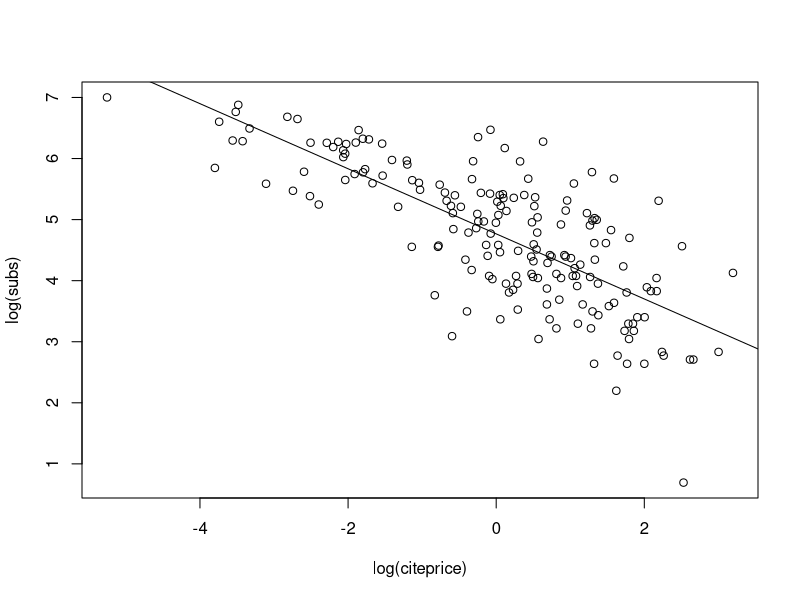
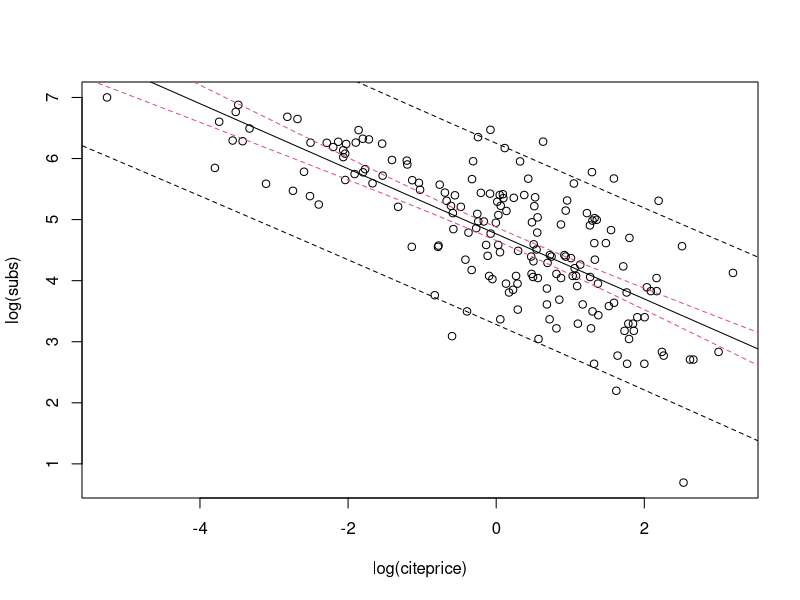
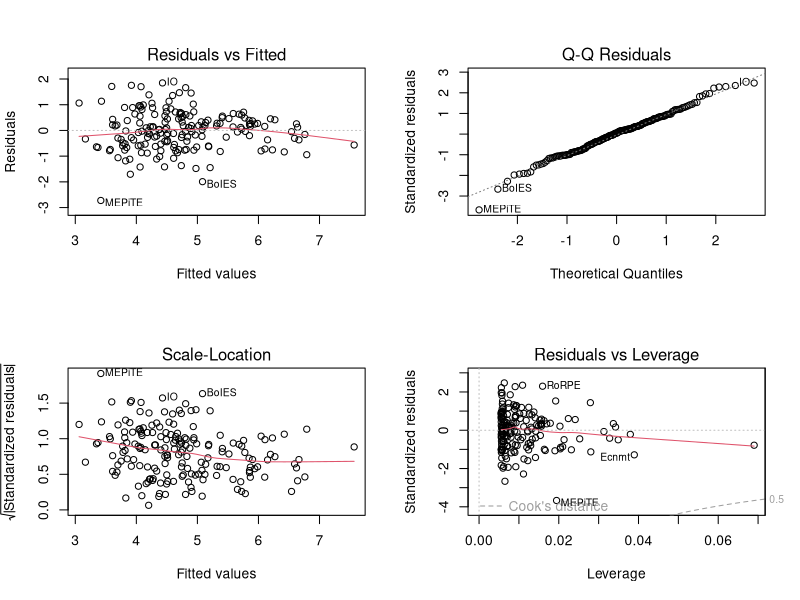
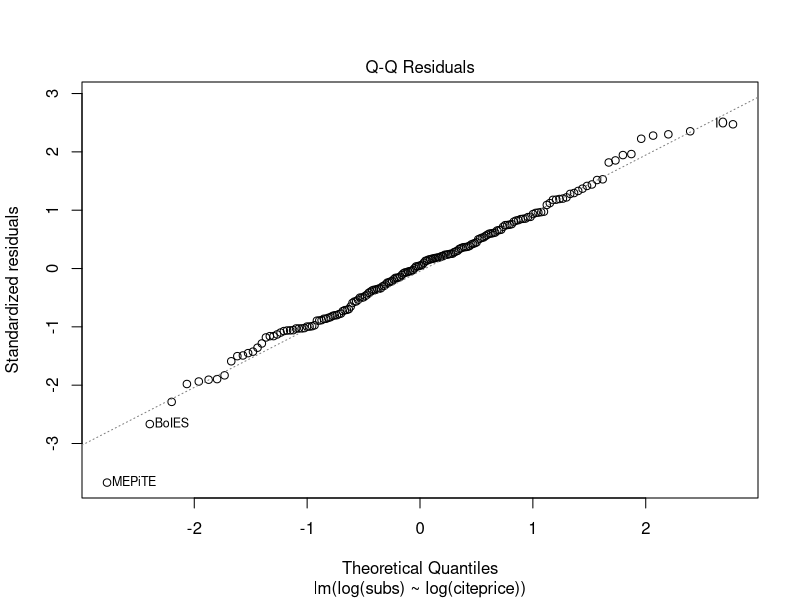

Generate these figures, in order, with R:
#################################################
## Applied econometrics in R  - section 3.1 code
################################################

library(AER)

data("Journals")
df <- Journals
df <- df[,c("subs","price")]


df$citeprice <- Journals$price / Journals$citations
summary(df)

# when we have alot of skewnes, it makes sense to transform the variables : log in this case

# creates elasticities anyhow

plot(log(subs) ~ log(citeprice), data = df)
jour_lm <- lm(log(subs)~ log(citeprice), data = df)
abline(jour_lm)


# can inspect the regression model:
class(jour_lm)

# see the components of hte model:
names(jour_lm)
# p. 59 of the text shows a good description for each of these

# more detailed view: - this is a bit much potentially
str(jour_lm)

# look at hte regression results summary:
summary(jour_lm)
#remember that hte F-stat is the squared value of the t-stat in this instance

# look at the summary oject for the journal:
jour_slm <- summary(jour_lm)
class(jour_slm)
names(jour_slm)
# these are the outputs of the journal model

# look at the coeffs:

jour_slm$coefficients

# more overview of information:
str(jour_slm)

###############
# ANOVA table
###############

anova(jour_lm)

# notice that the mSE reduction from the logciteprice was 125.9 on a total of 225.99

# remember that hte ratio of MSEs test the hypotheses if H0: B2 = 0

# this can also be used to compare several nested models

###############
# Point and interval estimates
###############


coef(jour_lm)
# easy way to print the coeffs again

# confidence intervals:

confint(jour_lm)
# default 95%

###############
# prediction intervals
###############

# remember confidence versus prediction intervals 


predict(jour_lm, newdata = data.frame (citeprice = 2.11), interval = 'confidence')
predict(jour_lm, newdata = data.frame (citeprice = 2.11), interval = 'prediction')


# we can also visualize the prediction and confidence intervals:

lciteprice<- seq(from = -6, to = 4, by = 0.25)
jour_pred <- predict(jour_lm, interval = 'prediction', newdata = data.frame(citeprice = exp(lciteprice)))
jour_pred_2 <- predict(jour_lm, interval = 'confidence', newdata = data.frame(citeprice = exp(lciteprice)))

plot(log(subs) ~ log(citeprice), data = df)
lines(jour_pred[,1] ~ lciteprice, col = 1)
lines(jour_pred[,2] ~ lciteprice, col = 1, lty = 2)
lines(jour_pred[,3] ~ lciteprice, col = 1, lty = 2)

# plot confidence interval as well:
lines(jour_pred_2[,2] ~ lciteprice, col = 2, lty = 2)
lines(jour_pred_2[,3] ~ lciteprice, col = 2, lty = 2)

# can also plot the regression diagnostics:

par(mfrow = c(2,2))
plot(jour_lm)
par(mfrow = c (1,1))

# can also just plot one at a time:
plot(jour_lm, which = 2) # for QQPlot


###############
# Testing a linear hypothesis
###############

# this tests the more general hypothesis that we are interested in, rather than the hypothesis of each regressor

# requires a linear model to be fitted and a linear hypothesis:

linearHypothesis(jour_lm, "log(citeprice) = -0.5")
# the evidence suggests that the elasticity is not significantly different from 0.5
